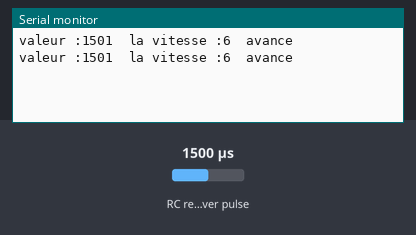
The sketch below on a simulated Arduino Uno, built with avr-gcc and run on an emulated ATmega328P. Shown: the last lines printed to the serial monitor. Wiring (inferred from the names in the program): RC receiver channel: data pin 13. The inputs (shaded band) are chosen by the test bench; at power-on: RC receiver pulse 1500 µs.

Above: at 1.2 s.
1.3 s: RC receiver pulse (sensor on pin 13) set to 1020 µs
At 1.83 s:
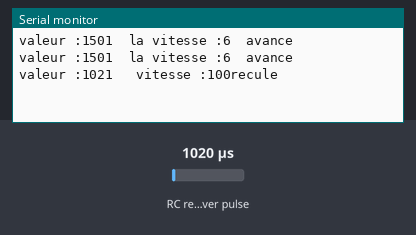
3.5 s: RC receiver pulse (sensor on pin 13) set to 1250 µs
At 3.83 s:
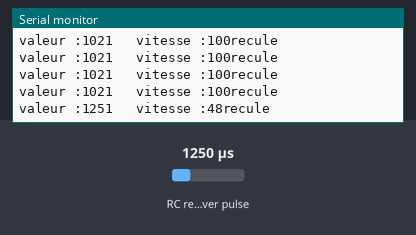

Measured:
- after the input at 1.3 s, the serial monitor: prints a new line after 0.22 s (image 1)
- after the input at 3.5 s, the serial monitor: prints a new line at once (image 2)

The sketch:

Lecture_telecomande_2.ino
```cpp
//chanel
#define chanel1 12
#define chanel2 13

unsigned long t0,t;
int delta,vitesse,maxi,moy,mini;
byte correc1,correc2,correc3;

void setup() {
Serial.begin(9600);
delta=500;
correc1=30;
correc2=32;
correc3=21;
maxi=2000-correc2;
mini=1000+correc3;
moy=1500-correc1;
}

void loop() {
t=millis();

    if((t-t0)>delta){
     int valeurChanel2=pulseIn(chanel2,HIGH);
     Serial.print("valeur :");
     Serial.print(valeurChanel2);
       if(valeurChanel2<moy){
       vitesse = map(valeurChanel2,moy,mini,0,100);
       Serial.print("   vitesse :");
       Serial.print(vitesse);
       Serial.println("recule");
       }
       if(valeurChanel2>moy){
         vitesse = map(valeurChanel2,moy,maxi,0,100);
          Serial.print("  la vitesse :");
          Serial.print(vitesse);
          Serial.println("  avance");
       }
    t0=t;
    }

}
```
